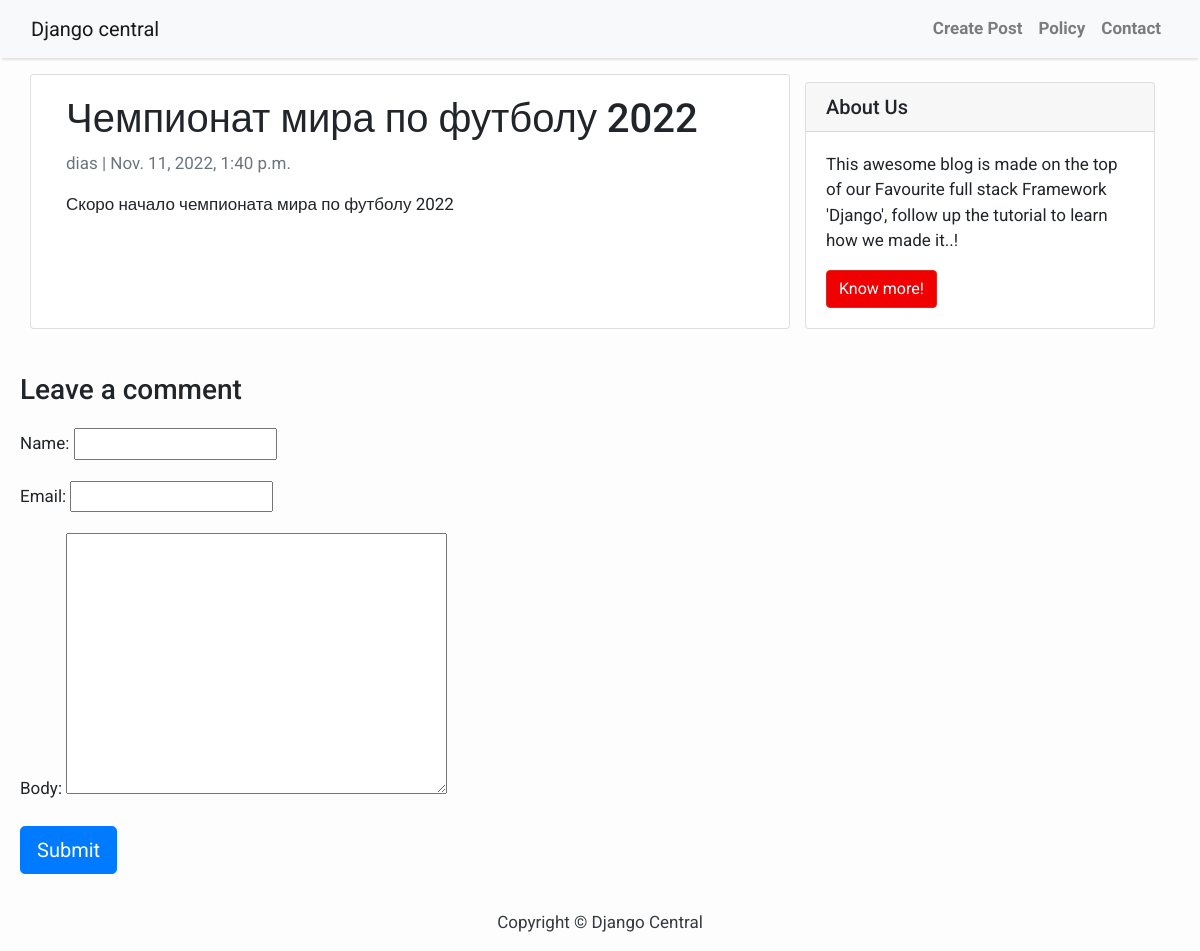
Screenshot of /chempionat-mira-po-futbolu/ with the database file from the repository.
### blog/models.py (models this page shows, shortened)
class Post(models.Model):
    title = models.CharField(max_length=200, unique=True)
    slug = models.SlugField(max_length=200, unique=True)
    author = models.ForeignKey(User, on_delete= models.CASCADE,related_name='blog_posts')
    updated_on = models.DateTimeField(auto_now= True)
    content = models.TextField()
    created_on = models.DateTimeField(auto_now_add=True)
    status = models.IntegerField(choices=STATUS, default=0)
    class Meta:
        ordering = ['-created_on']

### blog/views.py (the view, shortened to what this page needs)
# urls.py: path('<slug:slug>/', PostDetail.as_view(), name='post_detail'),
class PostDetail(generic.DetailView):
    model = Post
    template_name = 'post_detail.html'
    def get(self ,request,slug):
        template_name = 'post_detail.html'
        post = get_object_or_404(Post, slug=slug)
        comments = post.comments.filter(active=True)
        new_comment = None
        comment_form = CommentForm()
        return render(request, template_name, {'post': post,
                                           'comments': comments,
                                           'new_comment': new_comment,
                                           'comment_form': comment_form})

### blog/forms.py
class CommentForm(forms.ModelForm):
    class Meta:
        model = Comment
        fields = ('name', 'email', 'body')

### blog/templates/post_detail.html (shortened to what this page needs)
{% extends 'base.html' %} {% block content %}
<div class="container">
  <div class="row">
    <div class="col-md-8 card mb-4  mt-3 left  top">
      <div class="card-body">
        <h1>{% block title %} {{ post.title }} {% endblock title %}</h1>
        <p class=" text-muted">{{ post.author }} | {{ post.created_on }}</p>
        <p class="card-text ">{{ post.content | safe }}</p>
      </div>
    </div>
    {% block sidebar %} {% include 'sidebar.html' %} {% endblock sidebar %}
  </div>
</div>
    <div class="card-body">
        {% if new_comment %}
        <div class="alert alert-success" role="alert">
            Your comment is awaiting moderation
        </div>
        {% else %}
        <h3>Leave a comment</h3>
        <form method="post" style="margin-top: 1.3em;">
            {{ comment_form.as_p }}
            <button type="submit" class="btn btn-primary  btn-lg">Submit</button>
        </form>
        {% endif %}
        </div>
{% endblock content %}

### blog/templates/base.html (style rules this page uses)
body { font-family: "Roboto", sans-serif; font-size: 17px; background-color: #fdfdfd; }

### rows the page displays
Post: title "Чемпионат мира по футболу 2022", author "dias", created_on "Nov. 11, 2022, 1:40 p.m.", content "Скоро начало чемпионата мира по футболу 2022"
